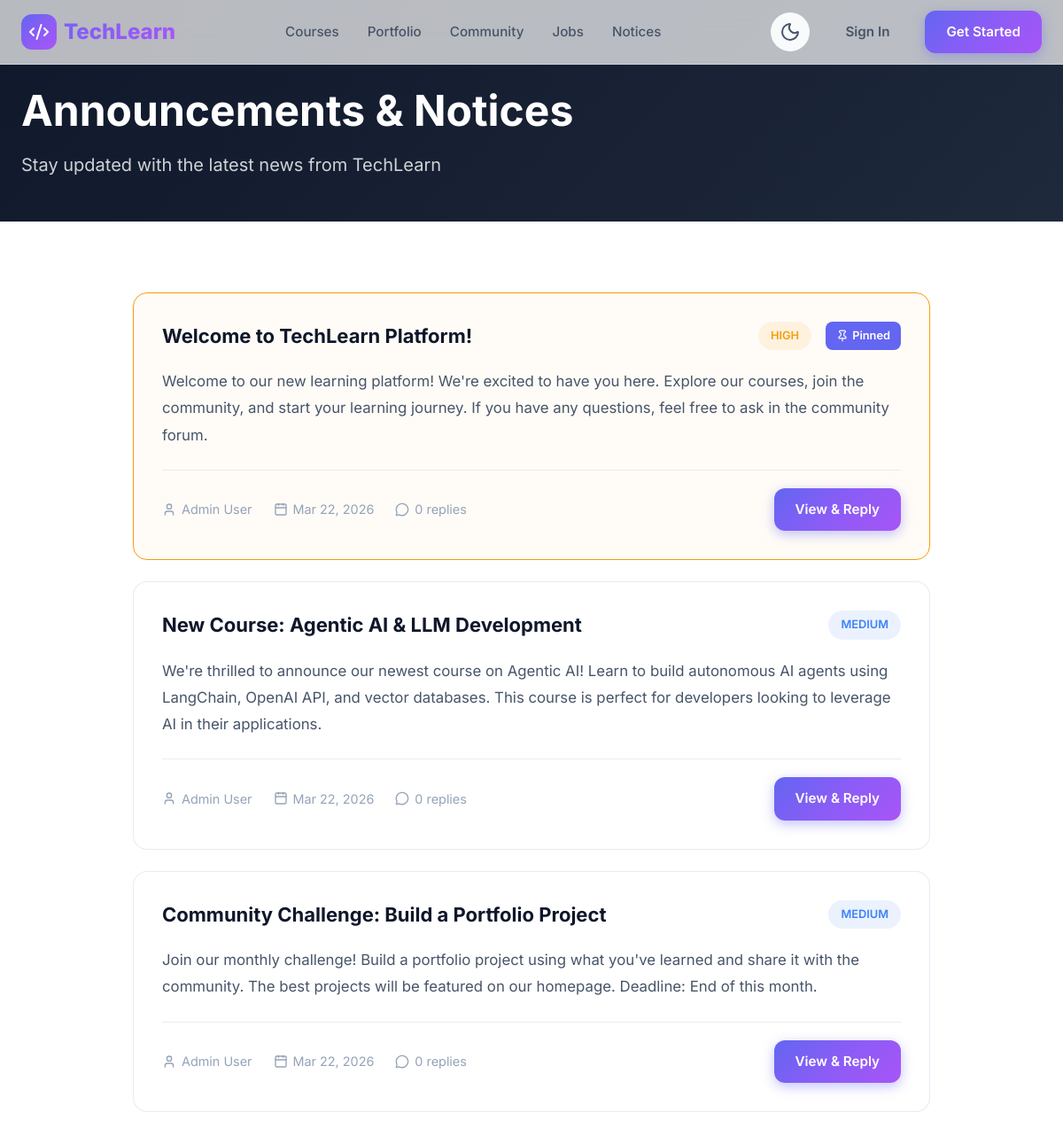
The page /notices.php on the database its author committed.
### tables this page shows
CREATE TABLE IF NOT EXISTS notices (
    id INT AUTO_INCREMENT PRIMARY KEY,
    title VARCHAR(200) NOT NULL,
    content TEXT NOT NULL,
    priority ENUM('low', 'medium', 'high', 'urgent') DEFAULT 'medium',
    is_pinned TINYINT(1) DEFAULT 0,
    created_by INT,
    created_at DATETIME DEFAULT CURRENT_TIMESTAMP,
    expires_at DATETIME,
    FOREIGN KEY (created_by) REFERENCES users(id) ON DELETE SET NULL
);

CREATE TABLE users (
    id INT AUTO_INCREMENT PRIMARY KEY,
    name VARCHAR(100) NOT NULL,
    email VARCHAR(100) NOT NULL UNIQUE,
    password VARCHAR(255) NOT NULL,
    skill_level ENUM('beginner', 'intermediate', 'advanced') DEFAULT 'beginner',
    bio TEXT,
    profile_picture VARCHAR(255) DEFAULT 'default-avatar.png',
    join_date DATETIME DEFAULT CURRENT_TIMESTAMP,
    is_admin TINYINT(1) DEFAULT 0,
    last_active DATETIME DEFAULT CURRENT_TIMESTAMP
);

### database.php (called while the page is built, shortened)
<?php
function isLoggedIn() {
    return isset($_SESSION['user_id']);
}
function e($string) {
    return htmlspecialchars($string, ENT_QUOTES, 'UTF-8');
}

### notices.php (the view, shortened to what this page needs)
<?php
require_once 'config/database.php';
$notices = $pdo->query("SELECT n.*, u.name as author_name,
                        (SELECT COUNT(*) FROM notice_replies WHERE notice_id = n.id) as reply_count
                        FROM notices n
                        JOIN users u ON n.created_by = u.id
                        WHERE n.expires_at IS NULL OR n.expires_at > NOW()
                        ORDER BY n.is_pinned DESC, n.created_at DESC")->fetchAll();
?>
<!DOCTYPE html>
<html lang="en" data-theme="light">
<head>
    <link rel="stylesheet" href="assets/css/style.css">
</head>
<body>
    <nav class="navbar">
        <div class="container navbar-content">
            <a href="index.php" class="logo">
                <div class="logo-icon">
                    <i data-lucide="code-2"></i>
                </div>
                TechLearn
            </a>
            <ul class="nav-links" id="nav-links">
                <li><a href="courses/courses.php">Courses</a></li>
                <li><a href="projects/portfolio.php">Portfolio</a></li>
                <li><a href="community/forum.php">Community</a></li>
                <li><a href="jobs/jobs.php">Jobs</a></li>
                <li><a href="notices.php" class="active">Notices</a></li>
            </ul>
            <div class="nav-actions">
                <button class="theme-toggle" id="theme-toggle" aria-label="Toggle dark mode">
                </button>
                <?php if (isLoggedIn()): ?>
                    <a href="dashboard.php" class="btn btn-primary">
                        <i data-lucide="layout-dashboard"></i>
                        Dashboard
                    </a>
                <?php else: ?>
                    <a href="login.php" class="btn btn-ghost">Sign In</a>
                    <a href="register.php" class="btn btn-primary">Get Started</a>
                <?php endif; ?>
            </div>
        </div>
    </nav>
    <header class="page-header">
        <div class="container">
            <h1>Announcements & Notices</h1>
            <p>Stay updated with the latest news from TechLearn</p>
        </div>
    </header>
    <section class="section" style="padding-top: 2rem;">
        <div class="container">
            <div class="notices-container">
                <?php if (empty($notices)): ?>
                <div class="empty-state">
                    <i data-lucide="bell-off" style="width: 80px; height: 80px; margin-bottom: 1.5rem; opacity: 0.5;"></i>
                    <h3>No notices at the moment</h3>
                    <p>Check back later for updates!</p>
                </div>
                <?php else: ?>
                    <?php foreach ($notices as $notice): ?>
                    <div class="notice-card <?php echo $notice['is_pinned'] ? 'pinned' : ''; ?> <?php echo $notice['priority']; ?>">
                        <div class="notice-header">
                            <h2 class="notice-title"><?php echo e($notice['title']); ?></h2>
                            <span class="priority-badge priority-<?php echo $notice['priority']; ?>">
                                <?php echo ucfirst($notice['priority']); ?>
                            </span>
                            <?php if ($notice['is_pinned']): ?>
                            <span class="pinned-badge">
                                <i data-lucide="pin" style="width: 14px; height: 14px;"></i>
                                Pinned
                            </span>
                            <?php endif; ?>
                        </div>
                        <div class="notice-content">
                            <?php echo nl2br(e($notice['content'])); ?>
                        </div>
                        <div class="notice-footer">
                            <div class="notice-meta">
                                <span>
                                    <i data-lucide="user" style="width: 16px; height: 16px;"></i>
                                    <?php echo e($notice['author_name']); ?>
                                </span>
                                <span>
                                    <i data-lucide="calendar" style="width: 16px; height: 16px;"></i>
                                    <?php echo date('M j, Y', strtotime($notice['created_at'])); ?>
                                </span>
                                <span>
                                    <i data-lucide="message-circle" style="width: 16px; height: 16px;"></i>
                                    <?php echo $notice['reply_count']; ?> replies
                                </span>
                            </div>
                            <a href="notice_detail.php?id=<?php echo $notice['id']; ?>" class="btn btn-primary">
                                View & Reply
                            </a>
                        </div>
                    </div>
                    <?php endforeach; ?>
                <?php endif; ?>
            </div>
        </div>
    </section>
</body>
</html>

### style.css (style rules this page uses)
:root { --primary: #6366f1; --primary-dark: #4f46e5; --primary-light: #818cf8; --secondary: #06b6d4; --secondary-dark: #0891b2; --accent: #f59e0b; --success: #10b981; --warning: #f59e0b; --error: #ef4444; --bg-primary: #ffffff; --bg-secondary: #f8fafc; --bg-tertiary: #f1f5f9; --bg-card: rgba(255, 255, 255, 0.8); --text-primary: #0f172a; --text-secondary: #475569; --text-muted: #94a3b8; --border-color: rgba(226, 232, 240, 0.8); --gradient-primary: linear-gradient(135deg, #6366f1 0%, #8b5cf6 50%, #a855f7 100%); --gradient-secondary: linear-gradient(135deg, #06b6d4 0%, #3b82f6 100%); --gradient-accent: linear-gradient(135deg, #f59e0b 0%, #f97316 100%); --gradient-dark: linear-gradient(135deg, #0f172a 0%, #1e293b 100%); --gradient-hero: linear-gradient(135deg, #6366f1 0%, #8b5cf6 25%, #a855f7 50%, #ec4899 100%); --shadow-sm: 0 1px 2px 0 rgba(0, 0, 0, 0.05); --shadow-md: 0 4px 6px -1px rgba(0, 0, 0, 0.1), 0 2px 4px -2px rgba(0, 0, 0, 0.1); --shadow-lg: 0 10px 15px -3px rgba(0, 0, 0, 0.1), 0 4px 6px -4px rgba(0, 0, 0, 0.1); --shadow-xl: 0 20px 25px -5px rgba(0, 0, 0, 0.1), 0 8px 10px -6px rgba(0, 0, 0, 0.1); --shadow-glow: 0 0 40px rgba(99, 102, 241, 0.3); --glass-bg: rgba(255, 255, 255, 0.7); --glass-border: rgba(255, 255, 255, 0.3); --glass-shadow: 0 8px 32px 0 rgba(31, 38, 135, 0.15); --space-xs: 0.25rem; --space-sm: 0.5rem; --space-md: 1rem; --space-lg: 1.5rem; --space-xl: 2rem; --space-2xl: 3rem; --space-3xl: 4rem; --radius-sm: 0.375rem; --radius-md: 0.5rem; --radius-lg: 0.75rem; --radius-xl: 1rem; --radius-2xl: 1.5rem; --radius-full: 9999px; --transition-fast: 150ms ease; --transition-base: 250ms ease; --transition-slow: 350ms ease; }
*, *::before, *::after { box-sizing: border-box; margin: 0; padding: 0; }
html { scroll-behavior: smooth; }
body { font-family: 'Inter', -apple-system, BlinkMacSystemFont, 'Segoe UI', Roboto, sans-serif; background: var(--bg-primary); color: var(--text-primary); line-height: 1.6; min-height: 100vh; transition: background-color var(--transition-base), color var(--transition-base); }
a { color: var(--primary); text-decoration: none; transition: color var(--transition-fast); }
h1, h2, h3, h4, h5, h6 { font-weight: 700; line-height: 1.2; color: var(--text-primary); }
h1 { font-size: 3rem; }
h2 { font-size: 2.25rem; }
p { color: var(--text-secondary); }
.container { max-width: 1280px; margin: 0 auto; padding: 0 var(--space-lg); }
.navbar { position: fixed; top: 0; left: 0; right: 0; z-index: 1000; background: var(--glass-bg); backdrop-filter: blur(20px); -webkit-backdrop-filter: blur(20px); border-bottom: 1px solid var(--glass-border); transition: all var(--transition-base); }
.navbar-content { display: flex; align-items: center; justify-content: space-between; height: 72px; }
.logo { display: flex; align-items: center; gap: var(--space-sm); font-size: 1.5rem; font-weight: 800; background: var(--gradient-primary); -webkit-background-clip: text; -webkit-text-fill-color: transparent; background-clip: text; }
.logo-icon { width: 40px; height: 40px; background: var(--gradient-primary); border-radius: var(--radius-lg); display: flex; align-items: center; justify-content: center; color: white; -webkit-text-fill-color: white; }
.nav-links { display: flex; align-items: center; gap: var(--space-xl); list-style: none; }
.nav-links a { color: var(--text-secondary); font-weight: 500; font-size: 0.95rem; position: relative; }
.nav-links a::after { content: ''; position: absolute; bottom: -4px; left: 0; width: 0; height: 2px; background: var(--gradient-primary); transition: width var(--transition-base); }
.nav-actions { display: flex; align-items: center; gap: var(--space-md); }
.btn { display: inline-flex; align-items: center; justify-content: center; gap: var(--space-sm); padding: 0.75rem 1.5rem; font-size: 0.95rem; font-weight: 600; border-radius: var(--radius-lg); border: none; cursor: pointer; transition: all var(--transition-fast); text-decoration: none; }
.btn-primary { background: var(--gradient-primary); color: white; box-shadow: 0 4px 14px rgba(99, 102, 241, 0.4); }
.btn-ghost { background: transparent; color: var(--text-secondary); }
.section { padding: var(--space-3xl) 0; }
.theme-toggle { width: 44px; height: 44px; border-radius: var(--radius-full); border: none; background: var(--bg-secondary); color: var(--text-secondary); cursor: pointer; display: flex; align-items: center; justify-content: center; transition: all var(--transition-fast); }

### rows shown on the page
notices: title "Welcome to TechLearn Platform!", priority "HIGH", is_pinned 1 (drawn), content "Welcome to our new learning platform! We're excited to have you here. Explore our courses, join the community, and start your learning journey. If you have any questions, feel free to ask in the community forum.", created_by.name "Admin User", created_at "Mar 22, 2026", reply_count "0"
notices: title "New Course: Agentic AI & LLM Development", priority "MEDIUM", content "We're thrilled to announce our newest course on Agentic AI! Learn to build autonomous AI agents using LangChain, OpenAI API, and vector databases. This course is perfect for developers looking to leverage AI in their applications.", created_by.name "Admin User", created_at "Mar 22, 2026", reply_count "0"
notices: title "Community Challenge: Build a Portfolio Project", priority "MEDIUM", content "Join our monthly challenge! Build a portfolio project using what you've learned and share it with the community. The best projects will be featured on our homepage. Deadline: End of this month.", created_by.name "Admin User", created_at "Mar 22, 2026", reply_count "0"
